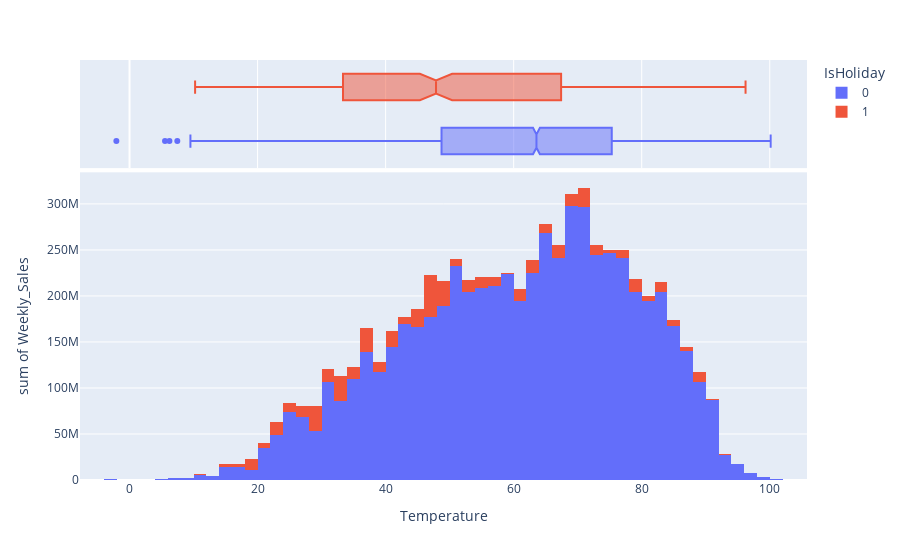

Notebook code cell kept with this figure:
### Code cell
# Plotting a histogram to get the relation between Weekly_Sales and Temperature

px.histogram(data, x='Temperature', y ='Weekly_Sales', color='IsHoliday', marginal='box')

### Figure 1 — Plotly figure (JSON) as saved in the notebook; plotly's stock layout.template omitted (floating-point values rounded to 4 significant figures; data arrays with more than 128 entries replaced by an {"elided": "..."} marker saying what was removed)
{"data": [{"alignmentgroup": "True", "bingroup": "x", "histfunc": "sum", "hovertemplate": "IsHoliday=0<br>Temperature=%{x}<br>sum of Weekly_Sales=%{y}<extra></extra>", "legendgroup": "0", "marker": {"color": "#636efa", "pattern": {"shape": ""}}, "name": "0", "offsetgroup": "0", "orientation": "v", "showlegend": true, "type": "histogram", "x": {"elided": "5985 float values"}, "xaxis": "x", "y": {"elided": "5985 float values"}, "yaxis": "y"}, {"alignmentgroup": "True", "hovertemplate": "IsHoliday=0<br>Temperature=%{x}<extra></extra>", "legendgroup": "0", "marker": {"color": "#636efa"}, "name": "0", "notched": true, "offsetgroup": "0", "showlegend": false, "type": "box", "x": {"elided": "5985 float values"}, "xaxis": "x2", "yaxis": "y2"}, {"alignmentgroup": "True", "bingroup": "x", "histfunc": "sum", "hovertemplate": "IsHoliday=1<br>Temperature=%{x}<br>sum of Weekly_Sales=%{y}<extra></extra>", "legendgroup": "1", "marker": {"color": "#EF553B", "pattern": {"shape": ""}}, "name": "1", "offsetgroup": "1", "orientation": "v", "showlegend": true, "type": "histogram", "x": {"elided": "450 float values"}, "xaxis": "x", "y": {"elided": "450 float values"}, "yaxis": "y"}, {"alignmentgroup": "True", "hovertemplate": "IsHoliday=1<br>Temperature=%{x}<extra></extra>", "legendgroup": "1", "marker": {"color": "#EF553B"}, "name": "1", "notched": true, "offsetgroup": "1", "showlegend": false, "type": "box", "x": {"elided": "450 float values"}, "xaxis": "x2", "yaxis": "y2"}], "layout": {"barmode": "relative", "legend": {"title": {"text": "IsHoliday"}, "tracegroupgap": 0}, "margin": {"t": 60}, "xaxis": {"anchor": "y", "domain": [0, 1], "title": {"text": "Temperature"}}, "xaxis2": {"anchor": "y2", "domain": [0, 1], "matches": "x", "showgrid": true, "showticklabels": false}, "yaxis": {"anchor": "x", "domain": [0, 0.7326], "title": {"text": "sum of Weekly_Sales"}}, "yaxis2": {"anchor": "x2", "domain": [0.7426, 1], "matches": "y2", "showgrid": false, "showline": false, "showticklabels": false, "ticks": ""}}}
